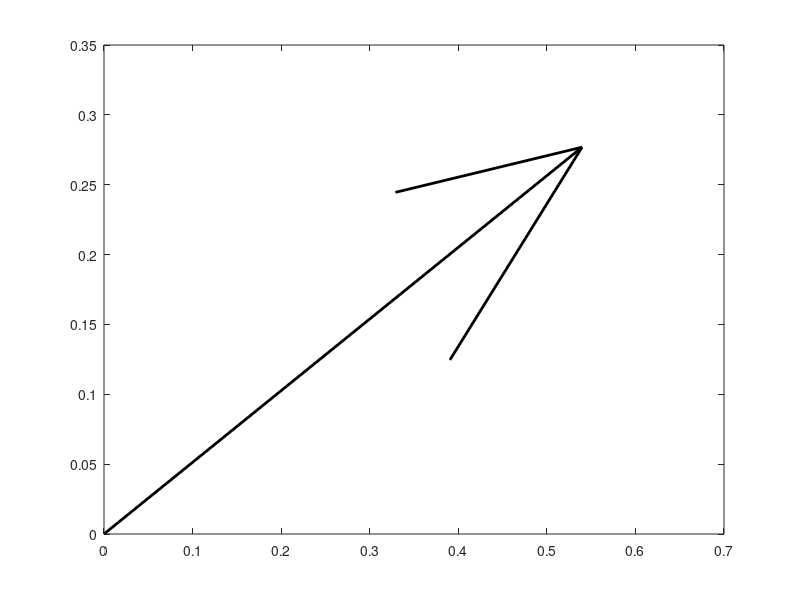

Reproduce this figure in MATLAB. (Note: this script raises an error after producing the figure.)
function rotate2D_test()
addpath('..')

%% Create a random vector (50% chance to be column)
if rand < 0.5
  disp('Testing with column vector')
  v = rand(2,1);
else
  disp('Testing with row vector')
  v = rand(1,2);
end

%% Plot
figure;
quiver(0, 0, v(1), v(2), 'k', 'linewidth', 2);
hold on

%% Generate random angles
N = 10;
thetas = -2*pi + 4*pi*rand(N,1);

%% Rotate and plot
colors = jet(N);
qs = [];
for i = 1:N
  vOut = rotate2D(v, thetas(i));
  qs = [qs quiver(0, 0, vOut(1), vOut(2), 'color', colors(i,:))];
end

legend(qs, cellstr(num2str(thetas*180/pi)))
end